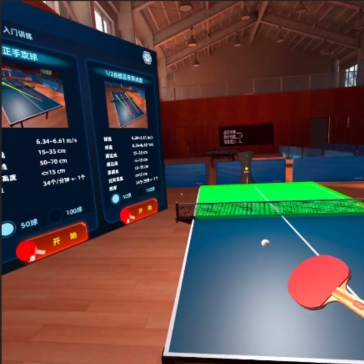
#> input picture REVERIE-Rendering/test/img.png, 364 x 364 px
$ python main.py
#> lines starting #> are read from the running program, lines starting #| are printed output that depends on the picture; after the words box and inside, x2 and y2 are one past the last pixel; in counts of white or black regions, pixels touching at a corner belong together
import numpy as np
from scipy import signal
from PIL import Image

class GaussianBlur(object):
    def __init__(self, kernel_size=3, sigma=1.1):
        self.kernel_size = kernel_size
        self.sigma = sigma
        self.kernel =self.gaussian_kernel()
    def gaussian_kernel(self):
        kernel = np.zeros(shape=(self.kernel_size,self.kernel_size),dtype=float)
        radius = self.kernel_size//2
        for y in range(-radius, radius+1):
            for x in range(-radius, radius):
                v = 1.0 / (2 * np.pi* self.sigma **2) * np.exp(-1.0 / (2 * self.sigma ** 2)* (x **2 + y **2))
                kernel[y + radius, x + radius] = v
        kernel2 = kernel / np.sum(kernel)

        return kernel2
    def filter(self, img):
        img_arr = np.array(img)
        if len(img_arr.shape) == 2:
            new_arr = signal.convolve2d(img_arr, self.kernel, mode = "same", boundary="symm")
        else:
            h,w,c = img_arr.shape
            new_arr = np.zeros(shape=(h,w,c),dtype=float)
            for i in range(c):
                new_arr[..., i]  = signal.convolve2d(img_arr[...,i], self.kernel, mode ="same", boundary='symm')
        new_arr = np.array(new_arr, dtype=np.uint8)
        return Image.fromarray(new_arr)
def concat(image, post_image,image_mask):

    threshold = 128
    binary_mask = image_mask.point(lambda p: p > threshold and 255)
    result = Image.composite(image, post_image, binary_mask)
    return result

def pipeline(img_path, mask_path):
#> called with img_path = 'test/img.png', mask_path = 'test/mask.png'
    img = Image.open(img_path).convert('RGB')
#> img is the input picture: PIL image 364x364 RGB; mean R, G, B 84.7, 71.3, 70.3
    mask = Image.open(mask_path).convert('L')
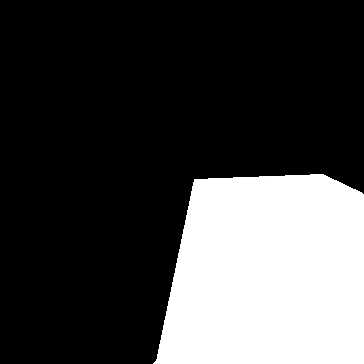
#> input picture REVERIE-Rendering/test/mask.png, 364 x 364 px
#> mask: PIL image 364x364 L; 26.5% white; 1 white region, box (x1, y1, x2, y2) and area: (153, 174, 364, 364) 35144
    img2 = GaussianBlur(sigma=1).filter(img)
#> after the loop in filter, `for i in range(c):`:
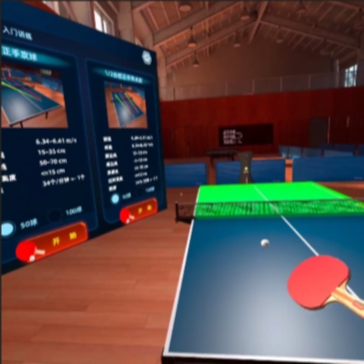
#> new_arr: shape (364, 364, 3) float64; mean R, G, B 84.7, 71.3, 70.3; drawn with min black and max white
    final_img = concat(img, img2, mask)
    return final_img


if __name__=='__main__':
    img_path = 'test/img.png'
    mask_path = 'test/mask.png'
    final_img = pipeline(img_path,mask_path)
    final_img.save('test/result.png')
